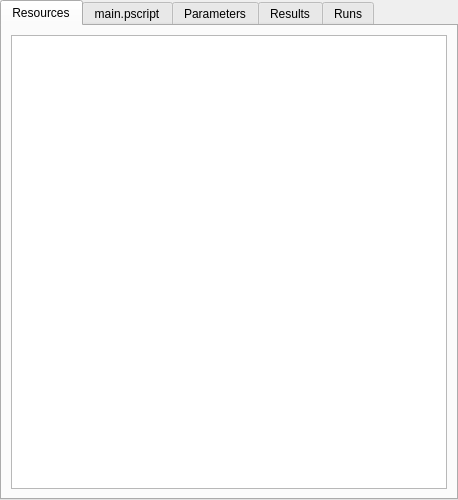
<ui version="4.0" >
 <class>PJobWidget</class>
 <widget class="QWidget" name="PJobWidget" >
  <property name="geometry" >
   <rect>
    <x>0</x>
    <y>0</y>
    <width>458</width>
    <height>500</height>
   </rect>
  </property>
  <property name="windowTitle" >
   <string>Form</string>
  </property>
  <layout class="QVBoxLayout" name="verticalLayout_2" >
   <property name="margin" >
    <number>0</number>
   </property>
   <item>
    <widget class="QTabWidget" name="tabWidget" >
     <property name="currentIndex" >
      <number>0</number>
     </property>
     <widget class="QWidget" name="tab" >
      <attribute name="title" >
       <string>Resources</string>
      </attribute>
      <layout class="QVBoxLayout" name="verticalLayout" >
       <item>
        <widget class="QTreeView" name="resourcesTreeView" />
       </item>
      </layout>
     </widget>
     <widget class="QWidget" name="tab_2" >
      <attribute name="title" >
       <string>main.pscript</string>
      </attribute>
      <layout class="QVBoxLayout" name="verticalLayout_6" >
       <item>
        <widget class="QTextEdit" name="scriptTextEdit" />
       </item>
      </layout>
     </widget>
     <widget class="QWidget" name="Seite_4" >
      <attribute name="title" >
       <string>Parameters</string>
      </attribute>
      <layout class="QHBoxLayout" name="horizontalLayout" >
       <item>
        <widget class="QTableView" name="parametersTableView" />
       </item>
       <item>
        <layout class="QVBoxLayout" name="verticalLayout_3" >
         <item>
          <widget class="QPushButton" name="parametersAddButton" >
           <property name="maximumSize" >
            <size>
             <width>30</width>
             <height>16777215</height>
            </size>
           </property>
           <property name="text" >
            <string>+</string>
           </property>
          </widget>
         </item>
         <item>
          <widget class="QPushButton" name="parametersRemoveButton" >
           <property name="maximumSize" >
            <size>
             <width>30</width>
             <height>16777215</height>
            </size>
           </property>
           <property name="text" >
            <string>-</string>
           </property>
          </widget>
         </item>
         <item>
          <spacer name="verticalSpacer" >
           <property name="orientation" >
            <enum>Qt::Vertical</enum>
           </property>
           <property name="sizeHint" stdset="0" >
            <size>
             <width>20</width>
             <height>40</height>
            </size>
           </property>
          </spacer>
         </item>
        </layout>
       </item>
      </layout>
     </widget>
     <widget class="QWidget" name="Seite_5" >
      <attribute name="title" >
       <string>Results</string>
      </attribute>
      <layout class="QHBoxLayout" name="horizontalLayout_2" >
       <item>
        <widget class="QTreeView" name="resultsTreeView" />
       </item>
       <item>
        <layout class="QVBoxLayout" name="verticalLayout_4" >
         <item>
          <widget class="QPushButton" name="addResultFileButton" >
           <property name="text" >
            <string>+ result file</string>
           </property>
          </widget>
         </item>
         <item>
          <widget class="QPushButton" name="removeResultFileButton" >
           <property name="text" >
            <string>- result file</string>
           </property>
          </widget>
         </item>
         <item>
          <spacer name="verticalSpacer_3" >
           <property name="orientation" >
            <enum>Qt::Vertical</enum>
           </property>
           <property name="sizeHint" stdset="0" >
            <size>
             <width>20</width>
             <height>40</height>
            </size>
           </property>
          </spacer>
         </item>
         <item>
          <widget class="QPushButton" name="addResultButton" >
           <property name="text" >
            <string>+ result</string>
           </property>
          </widget>
         </item>
         <item>
          <widget class="QPushButton" name="removeResultButton" >
           <property name="text" >
            <string>- result</string>
           </property>
          </widget>
         </item>
         <item>
          <spacer name="verticalSpacer_2" >
           <property name="orientation" >
            <enum>Qt::Vertical</enum>
           </property>
           <property name="sizeHint" stdset="0" >
            <size>
             <width>20</width>
             <height>40</height>
            </size>
           </property>
          </spacer>
         </item>
        </layout>
       </item>
      </layout>
     </widget>
     <widget class="QWidget" name="Seite_6" >
      <attribute name="title" >
       <string>Runs</string>
      </attribute>
      <layout class="QVBoxLayout" name="verticalLayout_7" >
       <item>
        <widget class="QTreeView" name="runsTreeView" />
       </item>
      </layout>
     </widget>
    </widget>
   </item>
  </layout>
 </widget>
 <resources/>
 <connections/>
</ui>
